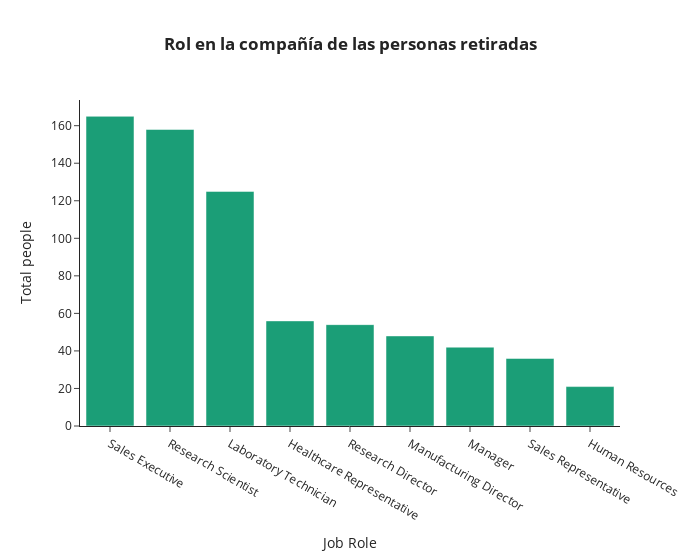

Write notebook code for a chart like this one.
### Code cell
#¿Cuál es el rol en la compañia en el que más personas se retiraron?
df_GR = pd.merge(df_retirement, df_general, how = 'left', on = 'EmployeeID')
base = df_GR.groupby(['JobRole'])[['Attrition']].count().sort_values('Attrition', ascending= False).rename(columns={'Attrition': 'TotalPeople'}).reset_index()

fig = px.bar(base, x = 'JobRole', y='TotalPeople',
             title= '<b>Rol en la compañía de las personas retiradas<b>',
             color_discrete_sequence=px.colors.qualitative.Dark2, width = 700)

fig.update_layout(
    xaxis_title = 'Job Role',
    yaxis_title = 'Total people',
    template = 'simple_white',
    title_x = 0.5)

fig.show()

### Figure 1 — Plotly figure (JSON) as saved in the notebook; plotly's stock layout.template omitted (floating-point values rounded to 4 significant figures)
{"data": [{"alignmentgroup": "True", "hovertemplate": "JobRole=%{x}<br>TotalPeople=%{y}<extra></extra>", "legendgroup": "", "marker": {"color": "rgb(27,158,119)", "pattern": {"shape": ""}}, "name": "", "offsetgroup": "", "orientation": "v", "showlegend": false, "textposition": "auto", "type": "bar", "x": ["Sales Executive", "Research Scientist", "Laboratory Technician", "Healthcare Representative", "Research Director", "Manufacturing Director", "Manager", "Sales Representative", "Human Resources"], "xaxis": "x", "y": [165, 158, 125, 56, 54, 48, 42, 36, 21], "yaxis": "y"}], "layout": {"barmode": "relative", "legend": {"tracegroupgap": 0}, "title": {"text": "<b>Rol en la compañía de las personas retiradas<b>", "x": 0.5}, "width": 700, "xaxis": {"anchor": "y", "domain": [0, 1], "title": {"text": "Job Role"}}, "yaxis": {"anchor": "x", "domain": [0, 1], "title": {"text": "Total people"}}}}
